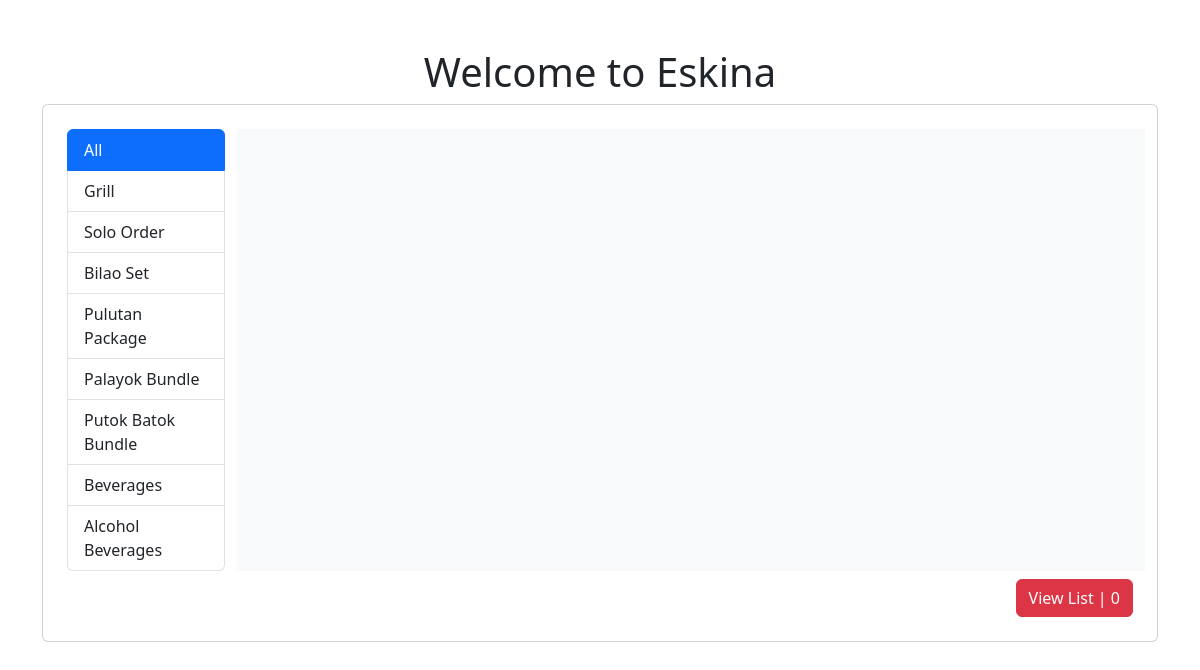
Page /user/index.php?route=eskina-order on the earlier database version.
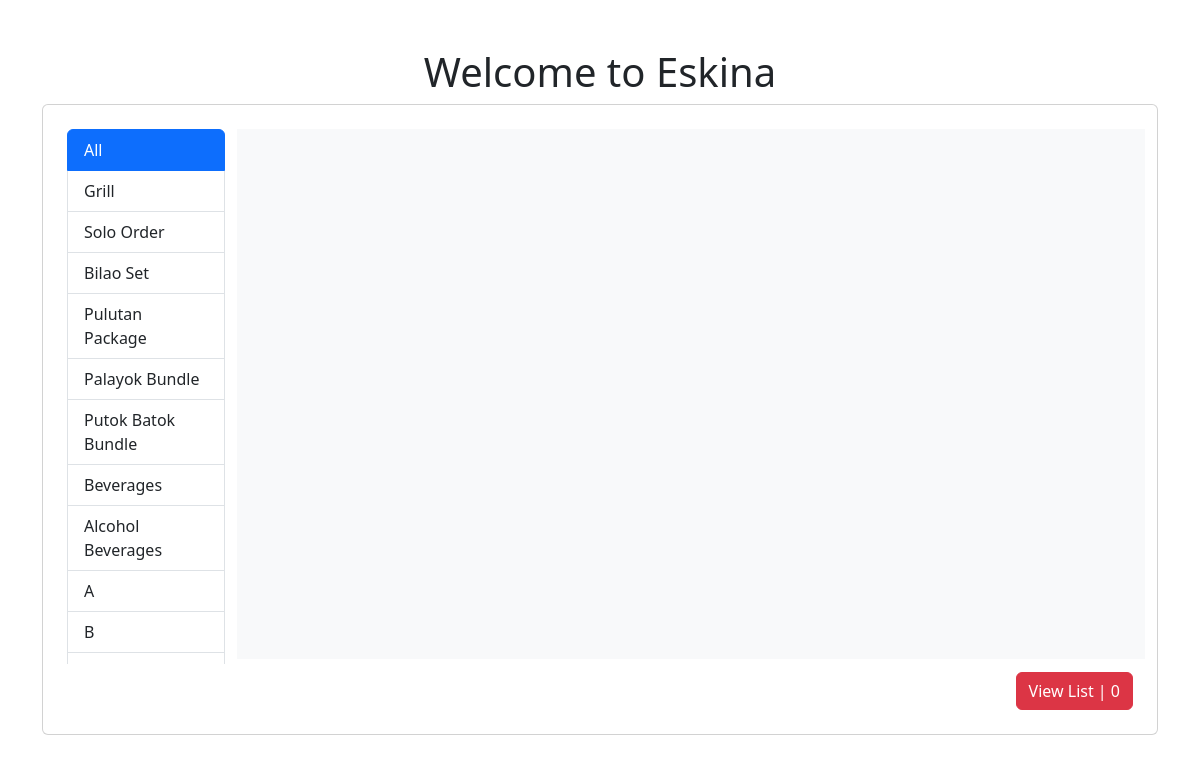
Same page on the later database version.
### tables this page shows
CREATE TABLE `category` (
  `category_id` int(11) NOT NULL,
  `category_name` varchar(255) DEFAULT NULL
);

### user/index.php (called while the page is built)
<?php
include("header.php");
require_once '../config.php';
require_once 'process/function.php';
?>
<?php
require("../route.php");
?>
<?php
include("footer.php");
?>

### user/process/function.php (called while the page is built, shortened)
<?php
function getCategory($pdo)
{
    try {
        $query = "SELECT * FROM category";
        $stmt = $pdo->prepare($query);
        $stmt->execute();
        $category = $stmt->fetchAll(PDO::FETCH_ASSOC);
        return $category;
    } catch (PDOException $e) {
        echo "Error: " . $e->getMessage();
        return array();
    }
}

### user/view/eskina-order/eskina_order.php (the view, shortened to what this page needs)
<?php
$categorys = getCategory($pdo);
?>
<div class="container-fluid">
    <div class="text-center mt-5 fs-3">
        <h1>Welcome to Eskina</h1>
    </div>
    <div class="container">
        <div class="card">
            <div class="card-body">
                <div class="row p-2">
                    <div class="col-2 overflow-auto" style="max-height: 535px;" data-simplebar="">
                        <ul class="list-group" id="list-menu">
                            <li class="list-group-item" aria-current="true" role="button" data-id="">All</li>
                            <?php foreach ($categorys as $category) : ?>
                                <li class=" list-group-item" aria-current="true" role="button" data-id="<?php echo $category['category_id'] ?>"><?php echo $category['category_name'] ?></li>
                            <?php endforeach; ?>
                        </ul>
                    </div>
                    <div class="col-10 bg-light overflow-auto" style="max-height: 530px;" data-simplebar="">
                        <div class="row gy-4 p-5" id="menuItems">
                        </div>
                    </div>
                    <div class="col-lg-12 pt-2">
                        <button class="btn btn-danger float-end" id="viewListButton">View List | 0</button>
                    </div>
                </div>
            </div>
        </div>
    </div>
</div>

### user/header.php (shortened to what this page needs)
<!doctype html>
<html lang="en">
<head>
    <link href="../assets/libs/bootstrap533/css/bootstrap.min.css" rel="stylesheet">
    <link href="../assets/libs/datatablejs/css/datatables.min.css" rel="stylesheet">
    <link rel="stylesheet" href="../assets/libs/simplebar/dist/simplebar.css">
</head>
<body>

### route.php (shortened to what this page needs)
<?php
$route = $_GET['route'] ?? 'dashboard';
if (isset($_SESSION['logged_in']) && $_SESSION['logged_in'] === true) {
    if (isset($_SESSION['user_role']) && $_SESSION['user_role'] === 1) {
        switch ($route) {
            case "dashboard":
                require 'admin/view/dashboard/dashboard.php';
                break;
            case "customer-order":
                require 'admin/view/order-management/customer-order.php';
                break;
            case "process-order":
                require 'admin/view/order-management/process-order.php';
                break;
            case "canceled-order":
                require 'admin/view/order-management/canceled-order.php';
                break;
            case "food-menu":
                require 'admin/view/menu-management/food-menu.php';
                break;
            case "category-management":
                require 'admin/view/menu-management/category.php';
                break;
            case "customer-detail":
                require 'admin/view/customer-management/customer-detail.php';
                break;
            case "customer-feedback":
                require 'admin/view/customer-management/customer-feedback.php';
                break;
            case "user-management":
                require 'admin/view/user-management/users.php';
                break;
            default:
            require 'admin/view/dashboard/dashboard.php';
        }
    }
    if (isset($_SESSION['user_role']) && $_SESSION['user_role'] === 2) {
        switch ($route) {
            case "customer-order":
                require 'admin/view/order-management/customer-order.php';
                break;
            case "process-order":
                require 'admin/view/order-management/process-order.php';
                break;
            case "canceled-order":
                require 'admin/view/order-management/canceled-order.php';
                break;
            case "food-menu":
                require 'admin/view/menu-management/food-menu.php';
                break;
                case "user-management":
                    require 'admin/view/user-management/users.php';
                    break;
            default:
            require 'admin/view/no-access/404.php';
        }
    }
}else {
    switch ($route) {
        case "eskina-order":
            require 'user/view/eskina-order/eskina_order.php';
            break;
    }
}

### user/footer.php
</body>
</html>

Differences in the rows shown:
added category: category_name "A"
added category: category_name "B"
